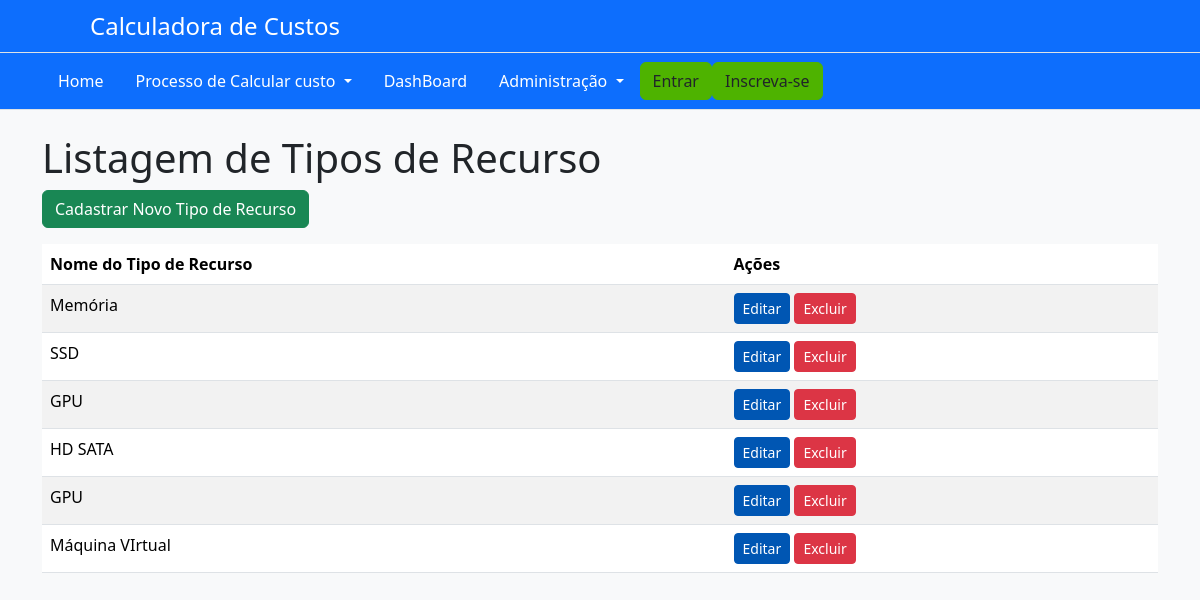
Before: /listartiporecurso/ with the older database file.
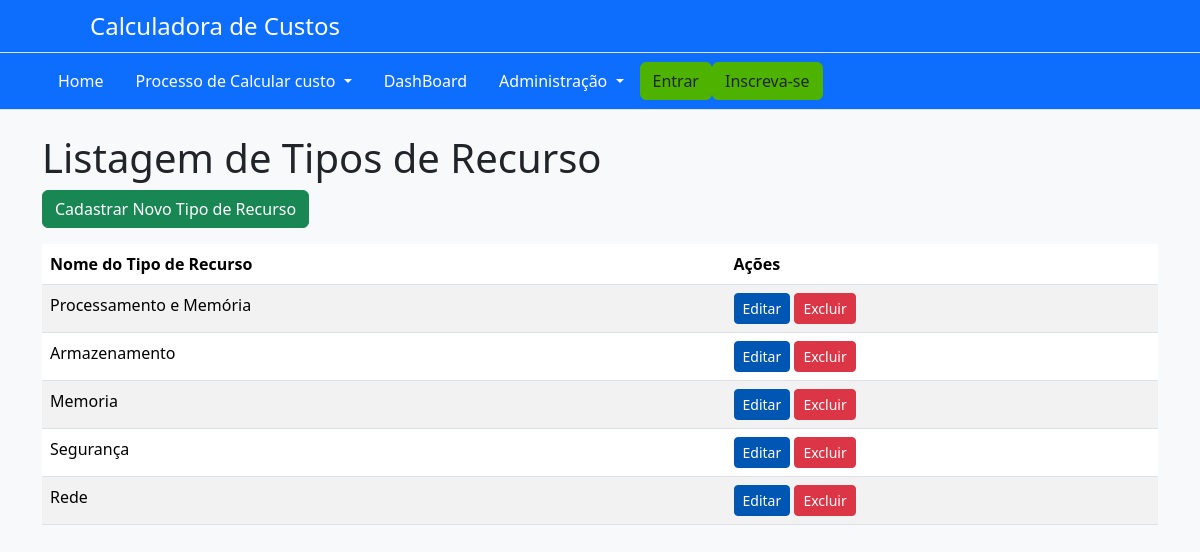
After: the same page with the newer database file.
### AppCalculadora/models.py (models this page shows, shortened)
class TipoRecurso(models.Model):
    nome = models.CharField(max_length=255)

### AppCalculadora/views.py (the view)
# urls.py: path('listartiporecurso/', views.listar_tipo_recurso, name='listarTipoRecurso'),
def listar_tipo_recurso(request):
    tipos_recurso = TipoRecurso.objects.all()
    return render(request, 'tiporecurso/listar_tipo_recurso.html', {'tipos_recurso': tipos_recurso})

### AppCalculadora/templates/tiporecurso/listar_tipo_recurso.html
{% extends 'base.html' %}
{% block content %}
<div class="container">
    <h1 class="page-title">Listagem de Tipos de Recurso</h1>
    <a href="{% url 'cadastrarTipoRecurso' %}" class="btn btn-success mb-3">Cadastrar Novo Tipo de Recurso</a>
    <table class="table table-striped">
        <thead>
            <tr>
                <th>Nome do Tipo de Recurso</th>
                <th>Ações</th>
            </tr>
        </thead>
        <tbody>
            {% for tipo_recurso in tipos_recurso %}
            <tr>
                <td>{{ tipo_recurso.nome }}</td>
                <td>
                    <a href="{% url 'editarTipoRecurso' tipo_recurso.pk %}" class="btn btn-primary btn-sm">Editar</a>
                    <a href="{% url 'excluirTipoRecurso' tipo_recurso.pk %}" class="btn btn-danger btn-sm">Excluir</a>
                </td>
            </tr>
            {% endfor %}
        </tbody>
    </table>
</div>
{% endblock %}

Changed rows visible on the page:
removed TipoRecurso: nome "GPU"
removed TipoRecurso: nome "Máquina VIrtual"
added TipoRecurso: nome "Processamento e Memória"
changed TipoRecurso: nome "Memória" → "Armazenamento"
changed TipoRecurso: nome "SSD" → "Memoria"
changed TipoRecurso: nome "GPU" → "Segurança"
changed TipoRecurso: nome "HD SATA" → "Rede"
